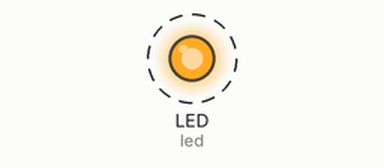
Bench run of a program on a simulated CircuitPython board. Shown: output pins drawn as LEDs (lit = HIGH). Dashed ring = blinking. What the program prints to the serial console is not drawn.

Above: at 0.2 s.
Timing chart, 0 to 3.0 s (numbered marks = the images above):
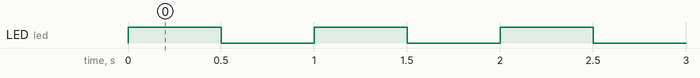

The program:

blink.py
```python
print("Blink.")

import time
import board
import digitalio

led = digitalio.DigitalInOut(board.LED)
led.direction = digitalio.Direction.OUTPUT

while True:
    led.value = True
    time.sleep(0.5)
    led.value = False
    time.sleep(0.5)
```

Measured:
- by itself, LED (led): alternates HIGH for 0.50 s and LOW for 0.50 s
